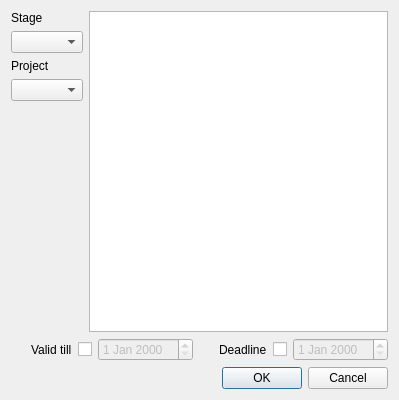
<?xml version="1.0" encoding="UTF-8"?>
<ui version="4.0">
 <class>Dialog</class>
 <widget class="QDialog" name="Dialog">
  <property name="geometry">
   <rect>
    <x>0</x>
    <y>0</y>
    <width>399</width>
    <height>400</height>
   </rect>
  </property>
  <property name="maximumSize">
   <size>
    <width>399</width>
    <height>400</height>
   </size>
  </property>
  <property name="windowTitle">
   <string>Dialog</string>
  </property>
  <layout class="QGridLayout" name="gridLayout">
   <item row="0" column="0">
    <layout class="QHBoxLayout" name="horizontalLayout">
     <item>
      <layout class="QVBoxLayout" name="verticalLayout">
       <item>
        <widget class="QLabel" name="label_2">
         <property name="text">
          <string>Stage</string>
         </property>
        </widget>
       </item>
       <item>
        <widget class="QComboBox" name="stages"/>
       </item>
       <item>
        <widget class="QLabel" name="label_3">
         <property name="text">
          <string>Project</string>
         </property>
        </widget>
       </item>
       <item>
        <widget class="QComboBox" name="projects"/>
       </item>
       <item>
        <spacer name="verticalSpacer">
         <property name="orientation">
          <enum>Qt::Vertical</enum>
         </property>
         <property name="sizeHint" stdset="0">
          <size>
           <width>20</width>
           <height>40</height>
          </size>
         </property>
        </spacer>
       </item>
      </layout>
     </item>
     <item>
      <widget class="QTextEdit" name="taskText"/>
     </item>
    </layout>
   </item>
   <item row="1" column="0">
    <layout class="QHBoxLayout" name="horizontalLayout_3">
     <item>
      <spacer name="horizontalSpacer_5">
       <property name="orientation">
        <enum>Qt::Horizontal</enum>
       </property>
       <property name="sizeHint" stdset="0">
        <size>
         <width>40</width>
         <height>20</height>
        </size>
       </property>
      </spacer>
     </item>
     <item>
      <widget class="QLabel" name="label_5">
       <property name="text">
        <string>Valid till</string>
       </property>
      </widget>
     </item>
     <item>
      <widget class="QCheckBox" name="validCheckBox">
       <property name="enabled">
        <bool>true</bool>
       </property>
       <property name="text">
        <string/>
       </property>
      </widget>
     </item>
     <item>
      <widget class="QDateEdit" name="valid">
       <property name="enabled">
        <bool>false</bool>
       </property>
      </widget>
     </item>
     <item>
      <spacer name="horizontalSpacer_4">
       <property name="orientation">
        <enum>Qt::Horizontal</enum>
       </property>
       <property name="sizeHint" stdset="0">
        <size>
         <width>40</width>
         <height>20</height>
        </size>
       </property>
      </spacer>
     </item>
     <item>
      <widget class="QLabel" name="label_4">
       <property name="text">
        <string>Deadline</string>
       </property>
      </widget>
     </item>
     <item>
      <widget class="QCheckBox" name="deadLineCheckbox">
       <property name="enabled">
        <bool>true</bool>
       </property>
       <property name="text">
        <string/>
       </property>
      </widget>
     </item>
     <item>
      <widget class="QDateEdit" name="deadline">
       <property name="enabled">
        <bool>false</bool>
       </property>
      </widget>
     </item>
    </layout>
   </item>
   <item row="2" column="0">
    <widget class="QDialogButtonBox" name="buttonBox">
     <property name="orientation">
      <enum>Qt::Horizontal</enum>
     </property>
     <property name="standardButtons">
      <set>QDialogButtonBox::Cancel|QDialogButtonBox::Ok</set>
     </property>
    </widget>
   </item>
  </layout>
 </widget>
 <resources/>
 <connections>
  <connection>
   <sender>buttonBox</sender>
   <signal>accepted()</signal>
   <receiver>Dialog</receiver>
   <slot>accept()</slot>
   <hints>
    <hint type="sourcelabel">
     <x>248</x>
     <y>254</y>
    </hint>
    <hint type="destinationlabel">
     <x>157</x>
     <y>274</y>
    </hint>
   </hints>
  </connection>
  <connection>
   <sender>buttonBox</sender>
   <signal>rejected()</signal>
   <receiver>Dialog</receiver>
   <slot>reject()</slot>
   <hints>
    <hint type="sourcelabel">
     <x>316</x>
     <y>260</y>
    </hint>
    <hint type="destinationlabel">
     <x>286</x>
     <y>274</y>
    </hint>
   </hints>
  </connection>
 </connections>
</ui>
